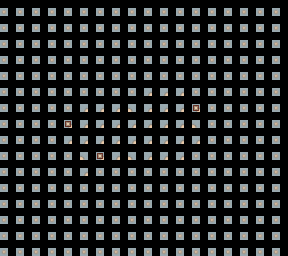

Rendered tile map (Tiled .tmx) drawn with the repository's tilesets; below, a short description and the full map source, tile grids included:
An orthogonal 18x16 tile map with 16x16 px tiles, 2 tile layers (terrain, overlay) and 7 objects (west, east, JEJU, SUGUIPO, SUNGSANPO, ...).

<map version="1.4" tiledversion="1.4.3" orientation="orthogonal" renderorder="right-down" width="18" height="16" tilewidth="16" tileheight="16" infinite="0" nextlayerid="7" nextobjectid="15">
 <tileset firstgid="1" source="world-tileset.tsx" />
 <layer id="1" name="terrain" width="18" height="16">
  <data encoding="csv">
1,1,1,1,1,1,1,1,1,1,1,1,1,1,1,1,1,1,
1,1,1,1,1,1,1,1,1,1,1,1,1,1,1,1,1,1,
1,1,1,1,1,1,1,1,1,1,1,1,1,1,1,1,1,1,
1,1,1,1,1,1,1,1,1,1,1,1,1,1,1,1,1,1,
1,1,1,1,1,1,1,1,1,1,1,1,1,1,1,1,1,1,
1,1,1,1,1,1,1,1,1,2,2,2,1,1,1,1,1,1,
1,1,1,1,1,2,2,2,2,2,2,2,2,1,1,1,1,1,
1,1,1,1,2,2,2,2,2,2,2,2,2,1,1,1,1,1,
1,1,1,1,2,2,2,2,2,2,2,2,2,1,1,1,1,1,
1,1,1,1,1,2,2,2,2,2,2,2,1,1,1,1,1,1,
1,1,1,1,1,2,1,1,1,1,1,1,1,1,1,1,1,1,
1,1,1,1,1,1,1,1,1,1,1,1,1,1,1,1,1,1,
1,1,1,1,1,1,1,1,1,1,1,1,1,1,1,1,1,1,
1,1,1,1,1,1,1,1,1,1,1,1,1,1,1,1,1,1,
1,1,1,1,1,1,1,1,1,1,1,1,1,1,1,1,1,1,
1,1,1,1,1,1,1,1,1,1,1,1,1,1,1,1,1,1
</data>
 </layer>
 <layer id="3" name="overlay" width="18" height="16">
  <data encoding="csv">
0,0,0,0,0,0,0,0,0,0,0,0,0,0,0,0,0,0,
0,0,0,0,0,0,0,0,0,0,0,0,0,0,0,0,0,0,
0,0,0,0,0,0,0,0,0,0,0,0,0,0,0,0,0,0,
0,0,0,0,0,0,0,0,0,0,0,0,0,0,0,0,0,0,
0,0,0,0,0,0,0,0,0,0,0,0,0,0,0,0,0,0,
0,0,0,0,0,0,0,0,0,0,0,0,0,0,0,0,0,0,
0,0,0,0,0,0,0,0,3,0,0,0,4,0,0,0,0,0,
0,0,0,0,4,0,0,0,0,0,0,0,3,0,0,0,0,0,
0,0,0,0,0,0,0,0,0,0,0,0,0,0,0,0,0,0,
0,0,0,0,0,3,4,0,3,0,0,0,0,0,0,0,0,0,
0,0,0,0,0,0,0,0,0,0,0,0,0,0,0,0,0,0,
0,0,0,0,0,0,0,0,0,0,0,0,0,0,0,0,0,0,
0,0,0,0,0,0,0,0,0,0,0,0,0,0,0,0,0,0,
0,0,0,0,0,0,0,0,0,0,0,0,0,0,0,0,0,0,
0,0,0,0,0,0,0,0,0,0,0,0,0,0,0,0,0,0,
0,0,0,0,0,0,0,0,0,0,0,0,0,0,0,0,0,0
</data>
 </layer>
 <objectgroup id="2" name="area" visible="0">
  <object id="7" name="west" x="57.0822" y="49.8973">
   <polygon points="80.1489,-1.60093 -25.0097,-1.6309 -25.105,157.303 55.0092,158.508 55.6195,132.523 15.3004,132.35 14.7187,102.567 -1.26469,103.39 -1.37576,55.02 15.8652,54.106 14.8197,37.9106 79.871,38.5991" />
  </object>
  <object id="12" name="east" x="149.818" y="66">
   <polygon points="-21.0909,-17.2727 106.545,-17.2727 105.818,142.182 -45.0909,142 -45.3779,101.074 49.2348,101.174 49.2181,85.8793 66.8874,86.6584 65.7728,22.3711 49.4445,22.5433 48.7273,7.63636 -20.9091,7.81818" />
  </object>
 </objectgroup>
 <objectgroup id="4" name="ports" visible="0">
  <object id="9" name="JEJU" x="135.401" y="105.112">
   <point />
  </object>
  <object id="10" name="SUGUIPO" x="135.494" y="151.689">
   <point />
  </object>
  <object id="11" name="SUNGSANPO" x="202.012" y="120.693">
   <point />
  </object>
  <object id="13" name="MOSULPO" x="86.7273" y="151.818">
   <point />
  </object>
 </objectgroup>
 <objectgroup id="6" name="landings" visible="0">
  <object id="14" name="SUNGSAN" x="199.95" y="101.505">
   <point />
  </object>
 </objectgroup>
</map>
